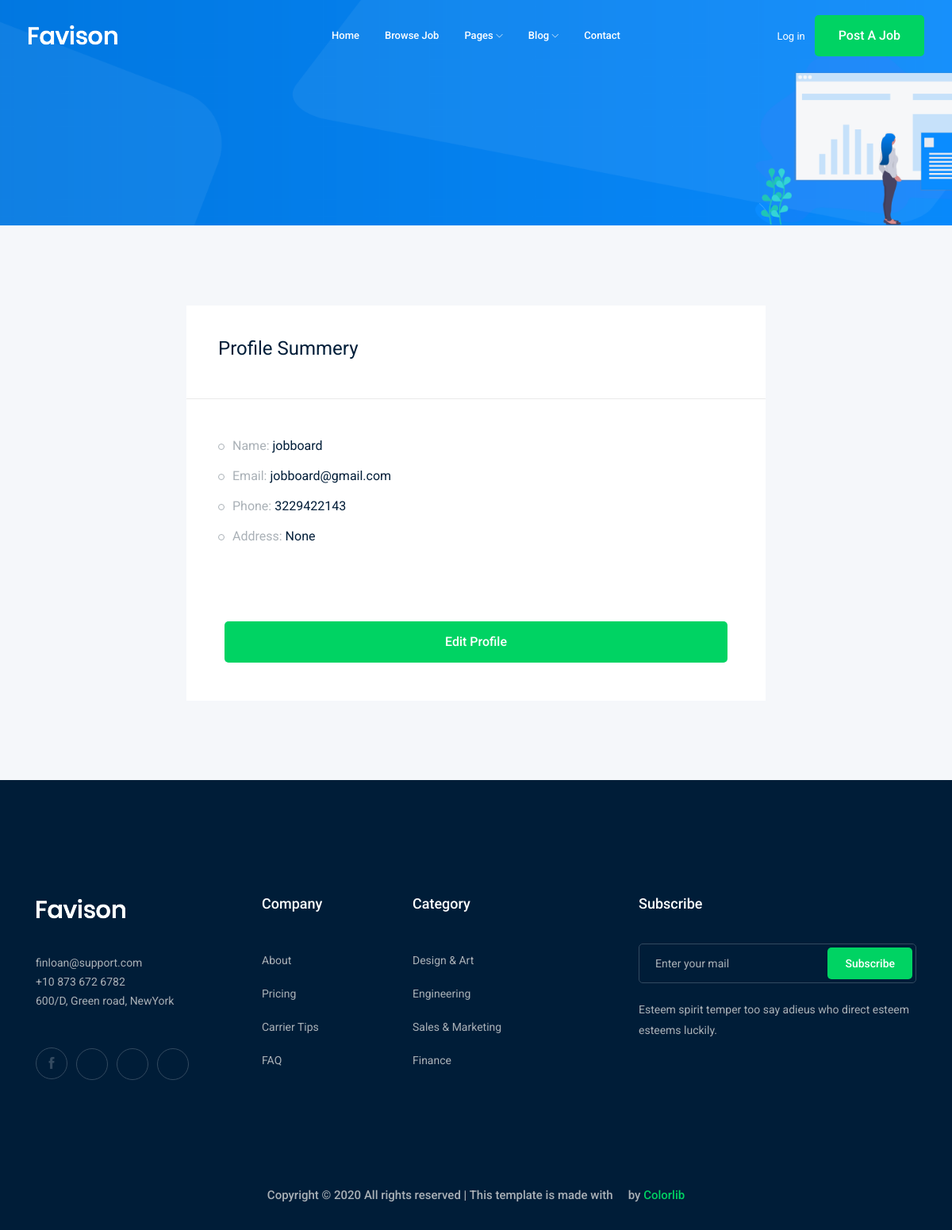
/accounts/profile/ (signed in), run on the app's committed database.
### accounts/models.py (models this page shows)
class Profile(models.Model):
    user = models.OneToOneField(User, on_delete=models.CASCADE)
    city = models.ForeignKey(
        'City', related_name='user_city', on_delete=models.CASCADE, blank=True, null=True)
    phone_number = models.CharField(max_length=20, blank=True, null=True)
    image = models.ImageField(upload_to='profile/')
    def __str__(self):
        return str(self.user)

### accounts/views.py (the view)
# urls.py: path('profile/', views.profile, name='profile'),
def profile(request):
    profile = Profile.objects.get(user=request.user)
    return render(request, 'accounts/profile.html', {'profile': profile})

### accounts/templates/accounts/profile.html (shortened to what this page needs)
{% extends 'base.html' %}
{% load bootstrap4 %}
{% block body %}
<div class="bradcam_area bradcam_bg_1">
    <div class="container">
        <div class="row">
            <div class="col-xl-12">
            </div>
        </div>
    </div>
</div>
<div class="job_details_area">
    <div class="container">
        <div class="row">
            <div class="col-lg-8 mx-auto">
                <div class="job_sumary">
                    <div class="summery_header">
                        <h3>Profile Summery</h3>
                    </div>
                    <div class="job_content">
                        <ul>
                            <li>Name: <span>{{profile}}</span></li>
                            <li>Email: <span>{{profile.user.email}}</span></li>
                            <li>Phone: <span>{{profile.phone_number}}</span></li>
                            <li>Address: <span>{{profile.city}}</span></li>
                        </ul>
                    </div>
                    <div class="p-5">
                        <a class="boxed-btn3 w-100" href="{% url 'accounts:profile_edit' %}"> Edit Profile</a>
                    </div>
                </div>
            </div>
        </div>
    </div>
</div>
{% endblock body %}

### data on the page
Profile: user.username "jobboard", user.email "jobboard@gmail.com", phone_number "3229422143", city "None"
